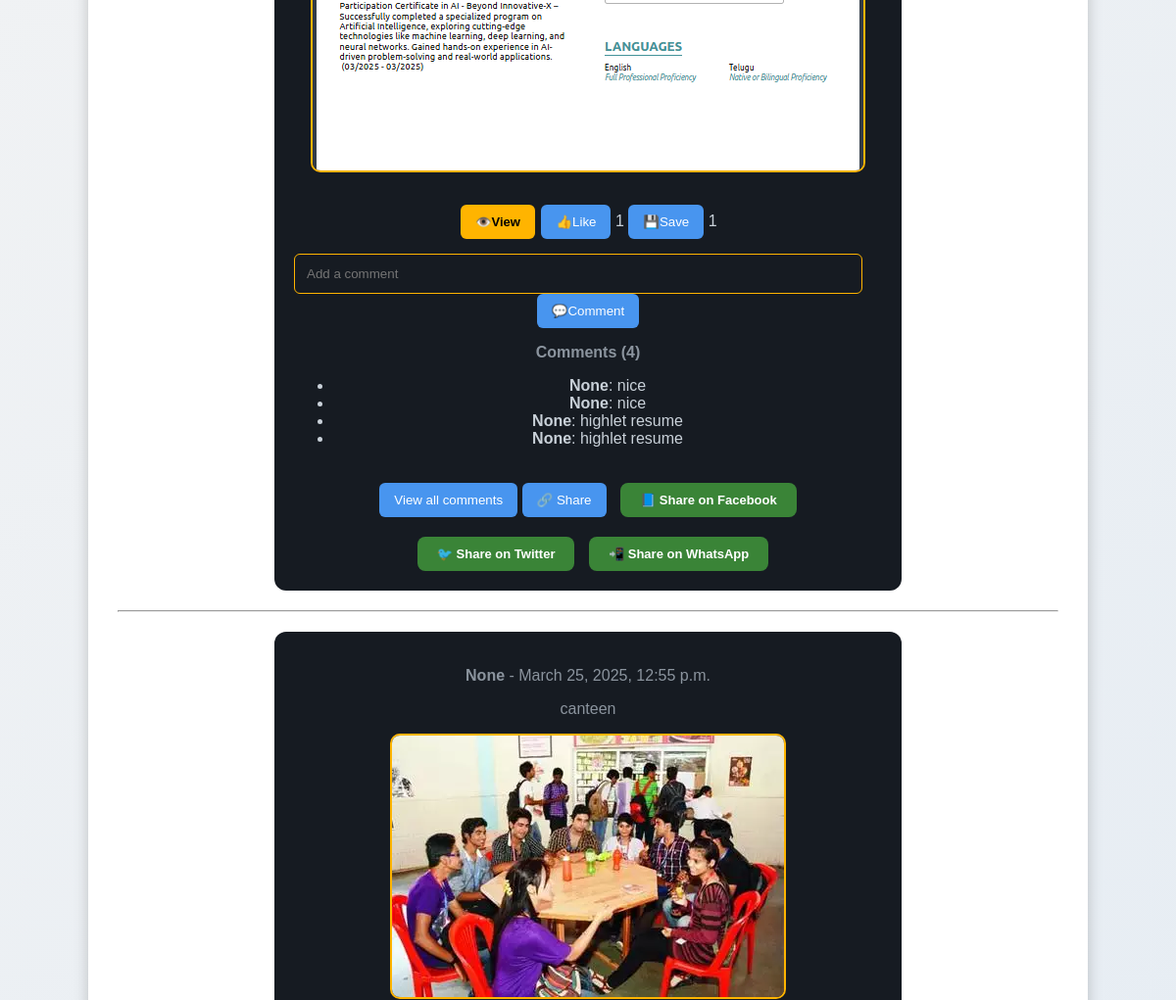
/posts/ (middle part), run on an earlier commit of the app's database.
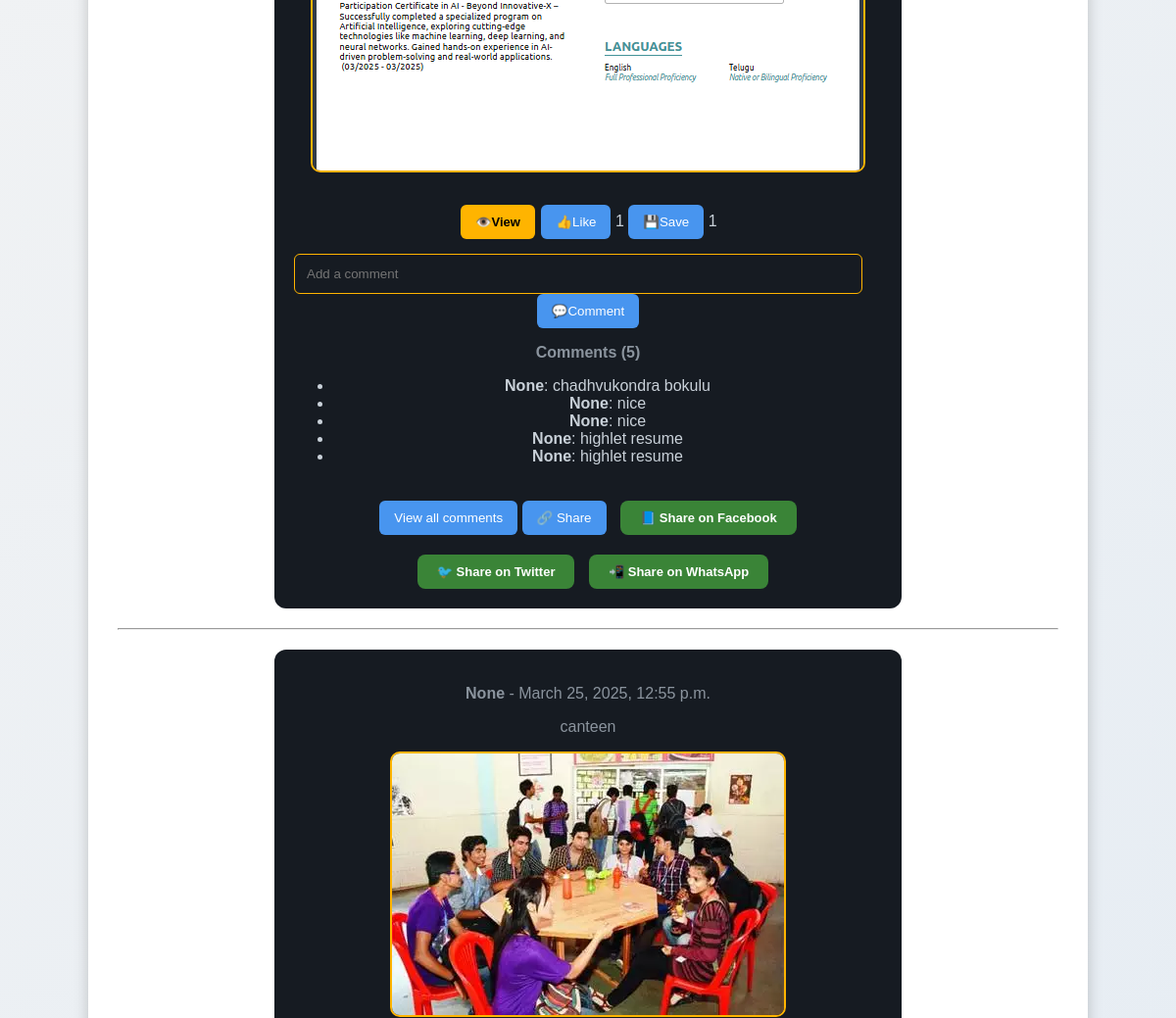
And on a later commit of the database.
### posts/models.py (models this page shows, shortened)
class Post(models.Model):
    user = models.ForeignKey(User, on_delete=models.CASCADE, related_name="posts")
    content = models.TextField()
    image = models.ImageField(upload_to="post_images/", null=True, blank=True)
    created_at = models.DateTimeField(auto_now_add=True)
    updated_at = models.DateTimeField(auto_now_add=True)
    likes = models.ManyToManyField(User, related_name="liked_posts", blank=True)
    saved_by = models.ManyToManyField(User, related_name="saved_posts", blank=True)
    class Meta:
        ordering = ["-created_at"]  # Show latest posts first
        verbose_name_plural = "Posts"
    def total_likes(self):
        return self.likes.count()
    def total_saves(self):
        return self.saved_by.count()

class Comment(models.Model):
    user = models.ForeignKey(User, on_delete=models.CASCADE)
    post = models.ForeignKey(Post, on_delete=models.CASCADE, related_name="comments")
    content = models.TextField()
    created_at = models.DateTimeField(auto_now_add=True)
    class Meta:
        ordering = ["-created_at"]  # Show latest comments first
        verbose_name_plural = "Comments"

### users/models.py (models this page shows, shortened)
class CustomUser(AbstractBaseUser, PermissionsMixin):
    name = models.CharField(max_length=20)
    email = models.EmailField(unique=True)
    age = models.IntegerField()
    phone= models.CharField(max_length=15, unique=True, null=True, blank=True)
    otp = models.CharField(max_length=6, null=True, blank=True)
    profile_pic = models.ImageField(upload_to='profile_pics/', null=True, blank=True)
    username = models.CharField(max_length=30, unique=True, null=True, blank=True)
    bio = models.TextField(null=True, blank=True)
    first_name = models.CharField(max_length=30, null=True, blank=True)
    last_name = models.CharField(max_length=30, null=True, blank=True)
    gender = models.CharField(max_length=10, choices=[("Male", "Male"), ("Female", "Female"), ("Other", "Other")], null=True, blank=True)
    location = models.CharField(max_length=100, null=True, blank=True)
    linkedin = models.URLField(null=True, blank=True)
    github = models.URLField(null=True, blank=True)
    is_active = models.BooleanField(default=True)
    is_staff = models.BooleanField(default=False)
    firebase_uid = models.CharField(max_length=50, blank=True, null=True)
    followers = models.ManyToManyField('self', symmetrical=False, related_name='following', blank=True)
    objects = CustomUserManager()
    USERNAME_FIELD = "email"
    REQUIRED_FIELDS = ["name", "age", "phone"]

### posts/views.py (the view)
# urls.py: path('', PostListView.as_view(), name='post-list'),
class PostListView(ListView):
    model = Post
    template_name = 'posts/post_list.html'
    context_object_name = 'posts'
    ordering = ['-created_at']

### posts/templates/posts/post_list.html (shortened to what this page needs)
{% extends 'posts/base.html' %}
{% load static %}
{% block content %}
<link rel="stylesheet" href="{% static 'posts/post_list.css' %}">
{% for post in posts %}
    <div class="post" data-post-id="{{ post.id }}">
        <p><strong>{{ post.user.username }}</strong> - {{ post.created_at }}</p>
        <p>{{ post.content }}</p>
        {% if post.image %}
            <img src="{{ post.image.url }}" alt="Post Image" style="max-width: 100%; height: auto;">
        {% endif %}
        <br>
        <a href="{% url 'post-detail' post.id %}" class="btn btn-primary">👁️View</a>
        <form action="{% url 'like-post' post.id %}" method="POST" style="display: inline;">
            <button class="like-btn" data-post-id="{{ post.id }}">
                {% if request.user in post.likes.all %}
                    👎UnLike
                {% else %}
                    👍Like
                {% endif %}
            </button>
            <span id="like-count-{{ post.id }}">{{ post.total_likes }}</span>
        </form>
        <form action="{% url 'save-post' post.id %}" method="POST" style="display: inline;">
            <button type="submit">
                {% if request.user in post.saved_by.all %}
                    ❌UnSave
                {% else %}
                    💾Save
                {% endif %}
            </button>
            <span>{{ post.total_saves }}</span>
        </form>
        <form action="{% url 'add-comment' post.id %}" method="POST">
            <input type="text" name="content" placeholder="Add a comment" required>
            <button type="submit">💬Comment</button>
        </form>
        <p><strong>Comments ({{ post.comments.count }})</strong></p>
        {% if post.comments.exists %}
            <ul id="limited-comments-{{ post.id }}">
                {% for comment in post.comments.all|slice:"-2:" %}
                    <li><strong>{{ comment.user.username }}</strong>: {{ comment.content }}</li>
                {% endfor %}
            </ul>
            <button id="toggle-btn-{{ post.id }}">View all comments</button>
        {% else %}
            <p>No comments yet. Be the first to comment!</p>
        {% endif %}
        <button class="share-btn" data-post-url="{{ request.build_absolute_uri|slice:':-1' }}{% url 'post-detail' post.id %}">🔗 Share</button>
        <a href="https://www.facebook.com/sharer/sharer.php?u={{ request.build_absolute_uri|slice:':-1' }}{% url 'post-detail' post.id %}" target="_blank">
            📘 Share on Facebook
        </a>
        <a href="https://twitter.com/intent/tweet?url={{ request.build_absolute_uri|slice:':-1' }}{% url 'post-detail' post.id %}&text=Check%20this%20post!" target="_blank">
            🐦 Share on Twitter
        </a>
        <a href="https://api.whatsapp.com/send?text={{ request.build_absolute_uri|slice:':-1' }}{% url 'post-detail' post.id %}" target="_blank">
            📲 Share on WhatsApp
        </a>
    </div>
    <hr>
{% endfor %}
{% endblock %}

What changed in the data, as far as the page shows it:
computed for Post (number 1 of 2 on the later page): comments.count "4" → "5"
added Comment: user.username "None", content "chadhvukondra bokulu", shown under Post (number 1 of 2 on the later page)
